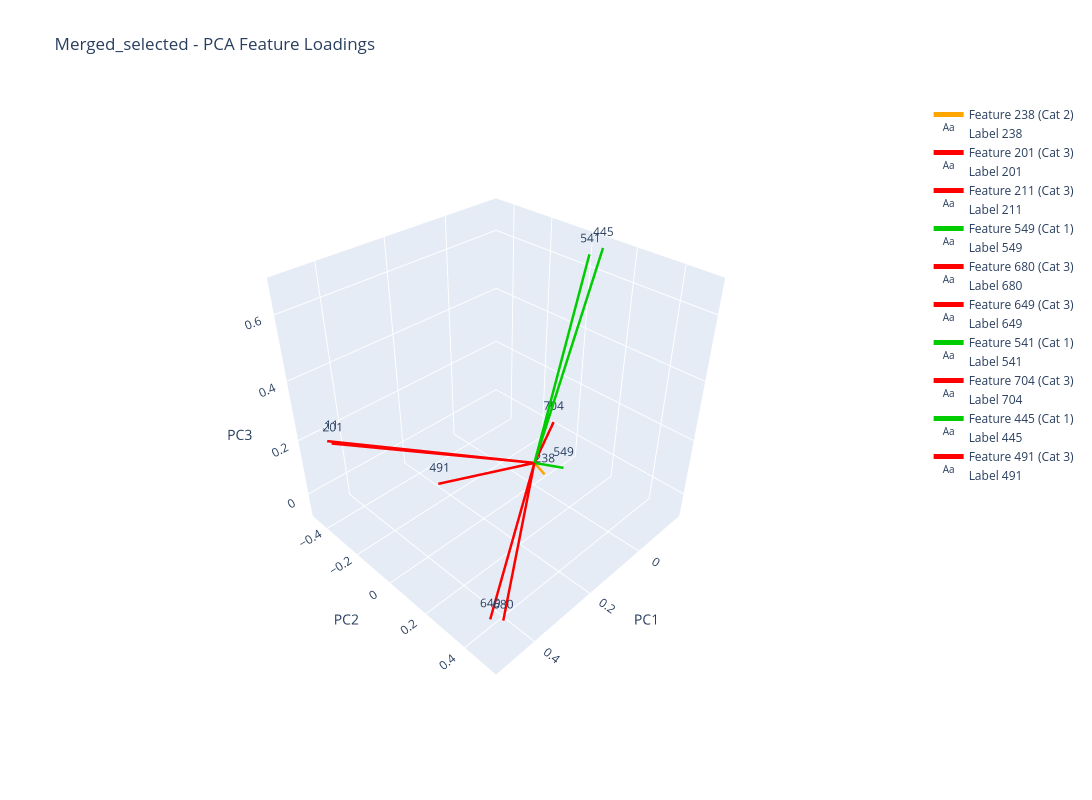

Here is the notebook cell this chart was saved with:
### Markdown cell above
## 15.9. Merged_selected 3D visualisation

### Code cell
# From the loadings dataframe:Merged_selected
plot_pca_feature_loadings(Merged_selected, results_Merged_selected_Loadings['Merged_selected_loadings_df'],
                                                analysis_results_Merged_selected,"Merged_selected", plot_3d=True)

### Figure 1 — Plotly figure (JSON) as saved in the notebook; plotly's stock layout.template omitted (floating-point values rounded to 4 significant figures)
{"data": [{"line": {"color": "#FFA500", "width": 5}, "mode": "lines", "name": "Feature 238 (Cat 2)", "type": "scatter3d", "x": [0, -0.03693], "y": [0, 0.01224], "z": [0, -0.0661]}, {"mode": "text", "name": "Label 238", "text": ["238"], "textposition": "top center", "type": "scatter3d", "x": [-0.03693], "y": [0.01224], "z": [-0.0661]}, {"line": {"color": "#FF0000", "width": 5}, "mode": "lines", "name": "Feature 201 (Cat 3)", "type": "scatter3d", "x": [0, 0.4496], "y": [0, -0.4533], "z": [0, 0.1646]}, {"mode": "text", "name": "Label 201", "text": ["201"], "textposition": "top center", "type": "scatter3d", "x": [0.4496], "y": [-0.4533], "z": [0.1646]}, {"line": {"color": "#FF0000", "width": 5}, "mode": "lines", "name": "Feature 211 (Cat 3)", "type": "scatter3d", "x": [0, 0.4546], "y": [0, -0.4709], "z": [0, 0.1691]}, {"mode": "text", "name": "Label 211", "text": ["211"], "textposition": "top center", "type": "scatter3d", "x": [0.4546], "y": [-0.4709], "z": [0.1691]}, {"line": {"color": "#00CC00", "width": 5}, "mode": "lines", "name": "Feature 549 (Cat 1)", "type": "scatter3d", "x": [0, -0.09038], "y": [0, 0.04953], "z": [0, -0.05761]}, {"mode": "text", "name": "Label 549", "text": ["549"], "textposition": "top center", "type": "scatter3d", "x": [-0.09038], "y": [0.04953], "z": [-0.05761]}, {"line": {"color": "#FF0000", "width": 5}, "mode": "lines", "name": "Feature 680 (Cat 3)", "type": "scatter3d", "x": [0, 0.4808], "y": [0, 0.5171], "z": [0, 0.0503]}, {"mode": "text", "name": "Label 680", "text": ["680"], "textposition": "top center", "type": "scatter3d", "x": [0.4808], "y": [0.5171], "z": [0.0503]}, {"line": {"color": "#FF0000", "width": 5}, "mode": "lines", "name": "Feature 649 (Cat 3)", "type": "scatter3d", "x": [0, 0.5028], "y": [0, 0.4912], "z": [0, 0.05919]}, {"mode": "text", "name": "Label 649", "text": ["649"], "textposition": "top center", "type": "scatter3d", "x": [0.5028], "y": [0.4912], "z": [0.05919]}, {"line": {"color": "#00CC00", "width": 5}, "mode": "lines", "name": "Feature 541 (Cat 1)", "type": "scatter3d", "x": [0, -0.1258], "y": [0, 0.06045], "z": [0, 0.6706]}, {"mode": "text", "name": "Label 541", "text": ["541"], "textposition": "top center", "type": "scatter3d", "x": [-0.1258], "y": [0.06045], "z": [0.6706]}, {"line": {"color": "#FF0000", "width": 5}, "mode": "lines", "name": "Feature 704 (Cat 3)", "type": "scatter3d", "x": [0, -0.05534], "y": [0, 0.02389], "z": [0, 0.1366]}, {"mode": "text", "name": "Label 704", "text": ["704"], "textposition": "top center", "type": "scatter3d", "x": [-0.05534], "y": [0.02389], "z": [0.1366]}, {"line": {"color": "#00CC00", "width": 5}, "mode": "lines", "name": "Feature 445 (Cat 1)", "type": "scatter3d", "x": [0, -0.1653], "y": [0, 0.0746], "z": [0, 0.6789]}, {"mode": "text", "name": "Label 445", "text": ["445"], "textposition": "top center", "type": "scatter3d", "x": [-0.1653], "y": [0.0746], "z": [0.6789]}, {"line": {"color": "#FF0000", "width": 5}, "mode": "lines", "name": "Feature 491 (Cat 3)", "type": "scatter3d", "x": [0, 0.2267], "y": [0, -0.2275], "z": [0, -0.03687]}, {"mode": "text", "name": "Label 491", "text": ["491"], "textposition": "top center", "type": "scatter3d", "x": [0.2267], "y": [-0.2275], "z": [-0.03687]}], "layout": {"height": 800, "scene": {"aspectmode": "cube", "camera": {"center": {"x": 0, "y": 0, "z": 0}, "eye": {"x": 1.5, "y": 1.5, "z": 1.5}, "up": {"x": 0, "y": 0, "z": 1}}, "xaxis": {"title": {"text": "PC1"}}, "yaxis": {"title": {"text": "PC2"}}, "zaxis": {"title": {"text": "PC3"}}}, "showlegend": true, "title": {"text": "Merged_selected - PCA Feature Loadings"}, "width": 1200}}
